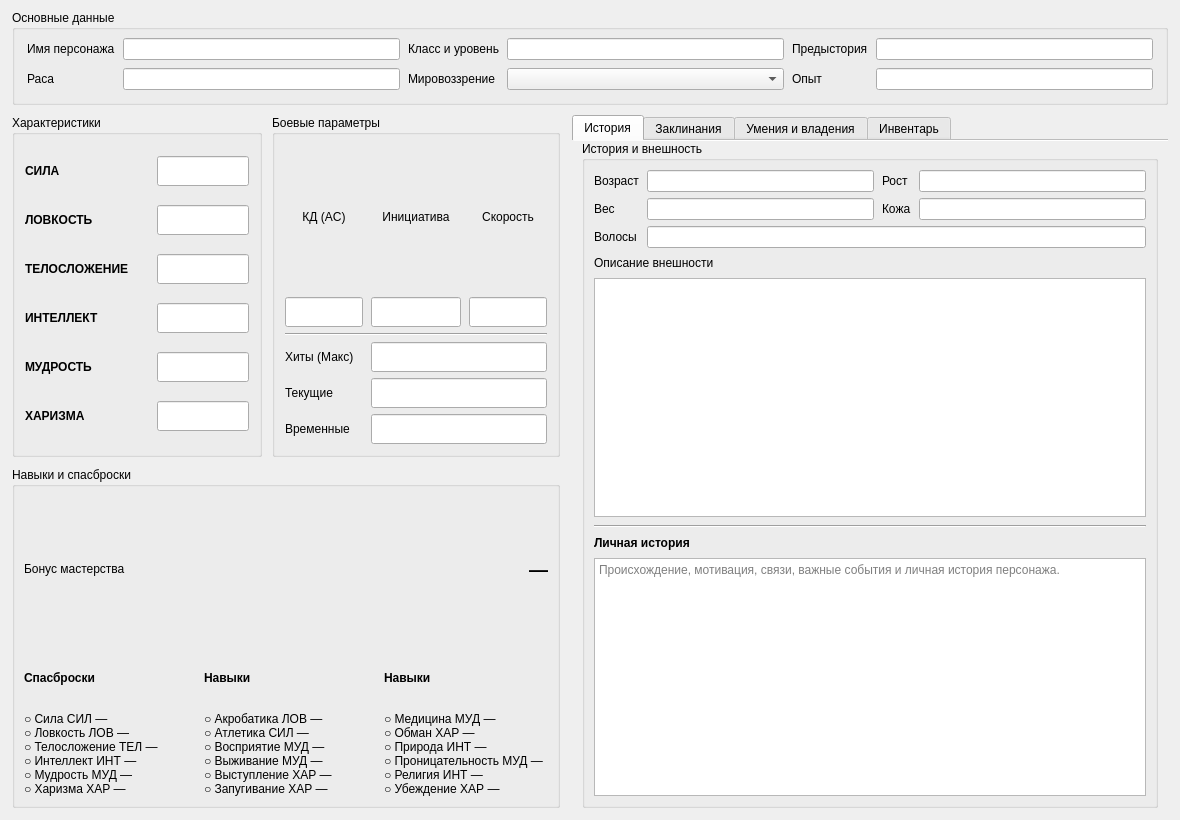
<?xml version="1.0" encoding="UTF-8"?>
<ui version="4.0">
 <class>CharacterSheet</class>
 <widget class="QWidget" name="CharacterSheet">
  <property name="geometry">
   <rect>
    <x>0</x>
    <y>0</y>
    <width>1180</width>
    <height>820</height>
   </rect>
  </property>
  <property name="windowTitle">
   <string>Лист персонажа</string>
  </property>
  <layout class="QVBoxLayout" name="verticalLayout">
   <property name="spacing"><number>10</number></property>
   <property name="leftMargin"><number>12</number></property>
   <property name="topMargin"><number>10</number></property>
   <property name="rightMargin"><number>12</number></property>
   <property name="bottomMargin"><number>12</number></property>
   <item>
    <widget class="QGroupBox" name="headerGroup">
     <property name="title"><string>Основные данные</string></property>
     <layout class="QGridLayout" name="gridLayout_Header">
      <property name="horizontalSpacing"><number>8</number></property>
      <property name="verticalSpacing"><number>8</number></property>
      <property name="leftMargin"><number>12</number></property>
      <property name="topMargin"><number>8</number></property>
      <property name="rightMargin"><number>12</number></property>
      <property name="bottomMargin"><number>12</number></property>
      <item row="0" column="0"><widget class="QLabel" name="label_name"><property name="text"><string>Имя персонажа</string></property></widget></item>
      <item row="0" column="1"><widget class="QLineEdit" name="nameEdit"><property name="readOnly"><bool>false</bool></property><property name="clearButtonEnabled"><bool>true</bool></property></widget></item>
      <item row="0" column="2"><widget class="QLabel" name="label_class"><property name="text"><string>Класс и уровень</string></property></widget></item>
      <item row="0" column="3"><widget class="QLineEdit" name="classLevelEdit"><property name="readOnly"><bool>true</bool></property></widget></item>
      <item row="0" column="4"><widget class="QLabel" name="label_background"><property name="text"><string>Предыстория</string></property></widget></item>
      <item row="0" column="5"><widget class="QLineEdit" name="backgroundEdit"/></item>
      <item row="1" column="0"><widget class="QLabel" name="label_race"><property name="text"><string>Раса</string></property></widget></item>
      <item row="1" column="1"><widget class="QLineEdit" name="raceEdit"><property name="readOnly"><bool>true</bool></property></widget></item>
      <item row="1" column="2"><widget class="QLabel" name="label_alignment"><property name="text"><string>Мировоззрение</string></property></widget></item>
      <item row="1" column="3"><widget class="QComboBox" name="alignmentCombo"/></item>
      <item row="1" column="4"><widget class="QLabel" name="label_xp"><property name="text"><string>Опыт</string></property></widget></item>
      <item row="1" column="5"><widget class="QLineEdit" name="xpEdit"><property name="readOnly"><bool>true</bool></property></widget></item>
     </layout>
    </widget>
   </item>
   <item>
    <widget class="QWidget" name="detailsAreaWidget" native="true">
     <layout class="QHBoxLayout" name="detailsAreaLayout">
      <property name="spacing"><number>12</number></property>
      <property name="leftMargin"><number>0</number></property>
      <property name="topMargin"><number>0</number></property>
      <property name="rightMargin"><number>0</number></property>
      <property name="bottomMargin"><number>0</number></property>
      <item>
       <widget class="QWidget" name="leftColumnWidget" native="true">
        <property name="minimumSize"><size><width>548</width><height>0</height></size></property>
        <property name="maximumSize"><size><width>548</width><height>16777215</height></size></property>
        <layout class="QVBoxLayout" name="leftColumnLayout">
         <property name="spacing"><number>10</number></property>
         <property name="leftMargin"><number>0</number></property>
         <property name="topMargin"><number>0</number></property>
         <property name="rightMargin"><number>0</number></property>
         <property name="bottomMargin"><number>0</number></property>
         <item>
          <widget class="QWidget" name="topGroupsWidget" native="true">
           <layout class="QHBoxLayout" name="horizontalLayout_Main">
            <property name="spacing"><number>10</number></property>
            <property name="leftMargin"><number>0</number></property>
            <property name="topMargin"><number>0</number></property>
            <property name="rightMargin"><number>0</number></property>
            <property name="bottomMargin"><number>0</number></property>
            <item>
             <widget class="QGroupBox" name="statsGroup">
              <property name="minimumSize"><size><width>250</width><height>0</height></size></property>
              <property name="maximumSize"><size><width>250</width><height>16777215</height></size></property>
              <property name="title"><string>Характеристики</string></property>
              <layout class="QVBoxLayout" name="verticalLayout_Stats">
               <property name="spacing"><number>6</number></property>
               <property name="leftMargin"><number>10</number></property>
               <property name="topMargin"><number>8</number></property>
               <property name="rightMargin"><number>10</number></property>
               <property name="bottomMargin"><number>10</number></property>
               <item><layout class="QHBoxLayout" name="layout_str"><item><widget class="QLabel" name="label_str"><property name="minimumSize"><size><width>122</width><height>0</height></size></property><property name="text"><string>СИЛА</string></property><property name="font"><font><bold>true</bold></font></property></widget></item><item><widget class="QLineEdit" name="strEdit"><property name="minimumSize"><size><width>82</width><height>30</height></size></property><property name="maximumSize"><size><width>92</width><height>16777215</height></size></property><property name="alignment"><set>Qt::AlignCenter</set></property><property name="readOnly"><bool>true</bool></property><property name="font"><font><pointsize>11</pointsize><bold>true</bold></font></property></widget></item></layout></item>
               <item><layout class="QHBoxLayout" name="layout_dex"><item><widget class="QLabel" name="label_dex"><property name="minimumSize"><size><width>122</width><height>0</height></size></property><property name="text"><string>ЛОВКОСТЬ</string></property><property name="font"><font><bold>true</bold></font></property></widget></item><item><widget class="QLineEdit" name="dexEdit"><property name="minimumSize"><size><width>82</width><height>30</height></size></property><property name="maximumSize"><size><width>92</width><height>16777215</height></size></property><property name="alignment"><set>Qt::AlignCenter</set></property><property name="readOnly"><bool>true</bool></property><property name="font"><font><pointsize>11</pointsize><bold>true</bold></font></property></widget></item></layout></item>
               <item><layout class="QHBoxLayout" name="layout_con"><item><widget class="QLabel" name="label_con"><property name="minimumSize"><size><width>122</width><height>0</height></size></property><property name="text"><string>ТЕЛОСЛОЖЕНИЕ</string></property><property name="font"><font><bold>true</bold></font></property></widget></item><item><widget class="QLineEdit" name="conEdit"><property name="minimumSize"><size><width>82</width><height>30</height></size></property><property name="maximumSize"><size><width>92</width><height>16777215</height></size></property><property name="alignment"><set>Qt::AlignCenter</set></property><property name="readOnly"><bool>true</bool></property><property name="font"><font><pointsize>11</pointsize><bold>true</bold></font></property></widget></item></layout></item>
               <item><layout class="QHBoxLayout" name="layout_int"><item><widget class="QLabel" name="label_int"><property name="minimumSize"><size><width>122</width><height>0</height></size></property><property name="text"><string>ИНТЕЛЛЕКТ</string></property><property name="font"><font><bold>true</bold></font></property></widget></item><item><widget class="QLineEdit" name="intEdit"><property name="minimumSize"><size><width>82</width><height>30</height></size></property><property name="maximumSize"><size><width>92</width><height>16777215</height></size></property><property name="alignment"><set>Qt::AlignCenter</set></property><property name="readOnly"><bool>true</bool></property><property name="font"><font><pointsize>11</pointsize><bold>true</bold></font></property></widget></item></layout></item>
               <item><layout class="QHBoxLayout" name="layout_wis"><item><widget class="QLabel" name="label_wis"><property name="minimumSize"><size><width>122</width><height>0</height></size></property><property name="text"><string>МУДРОСТЬ</string></property><property name="font"><font><bold>true</bold></font></property></widget></item><item><widget class="QLineEdit" name="wisEdit"><property name="minimumSize"><size><width>82</width><height>30</height></size></property><property name="maximumSize"><size><width>92</width><height>16777215</height></size></property><property name="alignment"><set>Qt::AlignCenter</set></property><property name="readOnly"><bool>true</bool></property><property name="font"><font><pointsize>11</pointsize><bold>true</bold></font></property></widget></item></layout></item>
               <item><layout class="QHBoxLayout" name="layout_cha"><item><widget class="QLabel" name="label_cha"><property name="minimumSize"><size><width>122</width><height>0</height></size></property><property name="text"><string>ХАРИЗМА</string></property><property name="font"><font><bold>true</bold></font></property></widget></item><item><widget class="QLineEdit" name="chaEdit"><property name="minimumSize"><size><width>82</width><height>30</height></size></property><property name="maximumSize"><size><width>92</width><height>16777215</height></size></property><property name="alignment"><set>Qt::AlignCenter</set></property><property name="readOnly"><bool>true</bool></property><property name="font"><font><pointsize>11</pointsize><bold>true</bold></font></property></widget></item></layout></item>
              </layout>
             </widget>
            </item>
            <item>
             <widget class="QGroupBox" name="combatGroup">
              <property name="minimumSize"><size><width>288</width><height>0</height></size></property>
              <property name="maximumSize"><size><width>288</width><height>16777215</height></size></property>
              <property name="title"><string>Боевые параметры</string></property>
              <layout class="QGridLayout" name="gridLayout_Combat">
               <property name="horizontalSpacing"><number>8</number></property>
               <property name="verticalSpacing"><number>6</number></property>
               <property name="leftMargin"><number>10</number></property>
               <property name="topMargin"><number>8</number></property>
               <property name="rightMargin"><number>10</number></property>
               <property name="bottomMargin"><number>10</number></property>
               <item row="0" column="0"><widget class="QLabel" name="label_ac"><property name="minimumSize"><size><width>68</width><height>0</height></size></property><property name="text"><string>КД (AC)</string></property><property name="alignment"><set>Qt::AlignCenter</set></property></widget></item>
               <item row="0" column="1"><widget class="QLabel" name="label_init"><property name="minimumSize"><size><width>90</width><height>0</height></size></property><property name="text"><string>Инициатива</string></property><property name="alignment"><set>Qt::AlignCenter</set></property></widget></item>
               <item row="0" column="2"><widget class="QLabel" name="label_speed"><property name="minimumSize"><size><width>78</width><height>0</height></size></property><property name="text"><string>Скорость</string></property><property name="alignment"><set>Qt::AlignCenter</set></property></widget></item>
               <item row="1" column="0"><widget class="QLineEdit" name="acEdit"><property name="minimumSize"><size><width>0</width><height>30</height></size></property><property name="alignment"><set>Qt::AlignCenter</set></property><property name="readOnly"><bool>true</bool></property></widget></item>
               <item row="1" column="1"><widget class="QLineEdit" name="initiativeEdit"><property name="minimumSize"><size><width>0</width><height>30</height></size></property><property name="alignment"><set>Qt::AlignCenter</set></property><property name="readOnly"><bool>true</bool></property></widget></item>
               <item row="1" column="2"><widget class="QLineEdit" name="speedEdit"><property name="minimumSize"><size><width>0</width><height>30</height></size></property><property name="alignment"><set>Qt::AlignCenter</set></property><property name="readOnly"><bool>true</bool></property></widget></item>
               <item row="2" column="0" colspan="3"><widget class="Line" name="line_combat"><property name="orientation"><enum>Qt::Horizontal</enum></property></widget></item>
               <item row="3" column="0"><widget class="QLabel" name="label_hp_max"><property name="text"><string>Хиты (Макс)</string></property></widget></item>
               <item row="3" column="1" colspan="2"><widget class="QLineEdit" name="hpMaxEdit"><property name="minimumSize"><size><width>0</width><height>30</height></size></property><property name="readOnly"><bool>true</bool></property></widget></item>
               <item row="4" column="0"><widget class="QLabel" name="label_hp_curr"><property name="text"><string>Текущие</string></property></widget></item>
               <item row="4" column="1" colspan="2"><widget class="QLineEdit" name="hpCurrentEdit"><property name="minimumSize"><size><width>0</width><height>30</height></size></property></widget></item>
               <item row="5" column="0"><widget class="QLabel" name="label_hp_temp"><property name="text"><string>Временные</string></property></widget></item>
               <item row="5" column="1" colspan="2"><widget class="QLineEdit" name="hpTempEdit"><property name="minimumSize"><size><width>0</width><height>30</height></size></property></widget></item>
              </layout>
             </widget>
            </item>
            <item><spacer name="topGroupsSpacer"><property name="orientation"><enum>Qt::Horizontal</enum></property><property name="sizeHint" stdset="0"><size><width>0</width><height>20</height></size></property></spacer></item>
           </layout>
          </widget>
         </item>
         <item>
          <widget class="QGroupBox" name="overviewGroup">
           <property name="minimumSize"><size><width>548</width><height>0</height></size></property>
           <property name="maximumSize"><size><width>548</width><height>16777215</height></size></property>
           <property name="title"><string>Навыки и спасброски</string></property>
           <layout class="QVBoxLayout" name="overviewLayout">
            <property name="spacing"><number>8</number></property>
            <item>
             <layout class="QHBoxLayout" name="bonusLayout">
              <item><widget class="QLabel" name="bonusCaptionLabel"><property name="text"><string>Бонус мастерства</string></property></widget></item>
              <item><spacer name="bonusSpacer"><property name="orientation"><enum>Qt::Horizontal</enum></property><property name="sizeHint" stdset="0"><size><width>40</width><height>20</height></size></property></spacer></item>
              <item><widget class="QLabel" name="proficiencyBonusValueLabel"><property name="text"><string>—</string></property><property name="alignment"><set>Qt::AlignRight|Qt::AlignTrailing|Qt::AlignVCenter</set></property><property name="font"><font><pointsize>14</pointsize><bold>true</bold></font></property></widget></item>
             </layout>
            </item>
            <item>
             <layout class="QHBoxLayout" name="overviewColumnsLayout">
              <property name="spacing"><number>16</number></property>
             <item>
              <widget class="QWidget" name="designerSavesColumn" native="true">
               <layout class="QVBoxLayout" name="designerSavesColumnLayout">
                <property name="leftMargin"><number>0</number></property>
                <property name="topMargin"><number>0</number></property>
                <property name="rightMargin"><number>0</number></property>
                <property name="bottomMargin"><number>0</number></property>
                <item><widget class="QLabel" name="designerSavesColumnTitle"><property name="text"><string>Спасброски</string></property><property name="font"><font><bold>true</bold></font></property></widget></item>
                <item>
                 <widget class="QLabel" name="designerSavesColumnRows">
                  <property name="text"><string>○ Сила СИЛ —&#xa;○ Ловкость ЛОВ —&#xa;○ Телосложение ТЕЛ —&#xa;○ Интеллект ИНТ —&#xa;○ Мудрость МУД —&#xa;○ Харизма ХАР —</string></property>
                  <property name="wordWrap"><bool>true</bool></property>
                 </widget>
                </item>
               </layout>
              </widget>
             </item>
             <item>
              <widget class="QWidget" name="designerSkillsColumnOne" native="true">
               <layout class="QVBoxLayout" name="designerSkillsColumnOneLayout">
                <property name="leftMargin"><number>0</number></property>
                <property name="topMargin"><number>0</number></property>
                <property name="rightMargin"><number>0</number></property>
                <property name="bottomMargin"><number>0</number></property>
                <item><widget class="QLabel" name="designerSkillsColumnOneTitle"><property name="text"><string>Навыки</string></property><property name="font"><font><bold>true</bold></font></property></widget></item>
                <item>
                 <widget class="QLabel" name="designerSkillsColumnOneRows">
                  <property name="text"><string>○ Акробатика ЛОВ —&#xa;○ Атлетика СИЛ —&#xa;○ Восприятие МУД —&#xa;○ Выживание МУД —&#xa;○ Выступление ХАР —&#xa;○ Запугивание ХАР —</string></property>
                  <property name="wordWrap"><bool>true</bool></property>
                 </widget>
                </item>
               </layout>
              </widget>
             </item>
             <item>
              <widget class="QWidget" name="designerSkillsColumnTwo" native="true">
               <layout class="QVBoxLayout" name="designerSkillsColumnTwoLayout">
                <property name="leftMargin"><number>0</number></property>
                <property name="topMargin"><number>0</number></property>
                <property name="rightMargin"><number>0</number></property>
                <property name="bottomMargin"><number>0</number></property>
                <item><widget class="QLabel" name="designerSkillsColumnTwoTitle"><property name="text"><string>Навыки</string></property><property name="font"><font><bold>true</bold></font></property></widget></item>
                <item>
                 <widget class="QLabel" name="designerSkillsColumnTwoRows">
                  <property name="text"><string>○ Медицина МУД —&#xa;○ Обман ХАР —&#xa;○ Природа ИНТ —&#xa;○ Проницательность МУД —&#xa;○ Религия ИНТ —&#xa;○ Убеждение ХАР —</string></property>
                  <property name="wordWrap"><bool>true</bool></property>
                 </widget>
                </item>
               </layout>
              </widget>
             </item>
             </layout>
            </item>
           </layout>
          </widget>
         </item>
        </layout>
       </widget>
      </item>
      <item>
       <widget class="QTabWidget" name="detailsTabs">
        <property name="documentMode"><bool>true</bool></property>
        <property name="currentIndex"><number>0</number></property>
        <widget class="QWidget" name="historyTab">
         <attribute name="title"><string>История</string></attribute>
         <layout class="QVBoxLayout" name="historyLayout">
          <property name="leftMargin"><number>10</number></property>
          <property name="topMargin"><number>0</number></property>
          <property name="rightMargin"><number>10</number></property>
          <property name="bottomMargin"><number>0</number></property>
          <item>
           <widget class="QGroupBox" name="historyGroup">
            <property name="title"><string>История и внешность</string></property>
            <layout class="QVBoxLayout" name="historyGroupLayout">
             <property name="spacing"><number>8</number></property>
             <item>
              <layout class="QGridLayout" name="gridLayout_App">
               <property name="horizontalSpacing"><number>8</number></property>
               <property name="verticalSpacing"><number>6</number></property>
               <item row="0" column="0"><widget class="QLabel" name="label_age"><property name="text"><string>Возраст</string></property></widget></item>
               <item row="0" column="1"><widget class="QLineEdit" name="ageEdit"/></item>
               <item row="0" column="2"><widget class="QLabel" name="label_height"><property name="text"><string>Рост</string></property></widget></item>
               <item row="0" column="3"><widget class="QLineEdit" name="heightEdit"/></item>
               <item row="1" column="0"><widget class="QLabel" name="label_weight"><property name="text"><string>Вес</string></property></widget></item>
               <item row="1" column="1"><widget class="QLineEdit" name="weightEdit"/></item>
               <item row="1" column="2"><widget class="QLabel" name="label_skin"><property name="text"><string>Кожа</string></property></widget></item>
               <item row="1" column="3"><widget class="QLineEdit" name="skinEdit"/></item>
               <item row="2" column="0"><widget class="QLabel" name="label_hair"><property name="text"><string>Волосы</string></property></widget></item>
               <item row="2" column="1" colspan="3"><widget class="QLineEdit" name="hairEdit"/></item>
              </layout>
             </item>
             <item><widget class="QLabel" name="label_desc"><property name="text"><string>Описание внешности</string></property></widget></item>
             <item><widget class="QTextEdit" name="appearanceEdit"><property name="minimumSize"><size><width>0</width><height>160</height></size></property><property name="acceptRichText"><bool>false</bool></property></widget></item>
             <item><widget class="Line" name="historyDivider"><property name="orientation"><enum>Qt::Horizontal</enum></property></widget></item>
             <item><widget class="QLabel" name="historyTitleLabel"><property name="text"><string>Личная история</string></property><property name="font"><font><bold>true</bold></font></property></widget></item>
             <item><widget class="QTextEdit" name="historyEdit"><property name="minimumSize"><size><width>0</width><height>120</height></size></property><property name="placeholderText"><string>Происхождение, мотивация, связи, важные события и личная история персонажа.</string></property><property name="acceptRichText"><bool>false</bool></property></widget></item>
            </layout>
           </widget>
          </item>
         </layout>
        </widget>
        <widget class="QWidget" name="spellTab">
         <attribute name="title"><string>Заклинания</string></attribute>
         <layout class="QVBoxLayout" name="spellLayout">
          <item><widget class="QLabel" name="spellcastingSummaryLabel"><property name="text"><string>У персонажа пока нет магии или заклинания ещё не выбраны.</string></property><property name="wordWrap"><bool>true</bool></property></widget></item>
          <item>
           <widget class="QGroupBox" name="slotsGroup">
            <property name="title"><string>Ячейки заклинаний</string></property>
            <layout class="QVBoxLayout" name="slotsGroupLayout">
             <item>
              <widget class="QScrollArea" name="spellSlotsScrollArea">
               <property name="widgetResizable"><bool>true</bool></property>
               <property name="frameShape"><enum>QFrame::NoFrame</enum></property>
               <widget class="QWidget" name="spellSlotsContainer">
                <property name="geometry"><rect><x>0</x><y>0</y><width>620</width><height>90</height></rect></property>
                <layout class="QVBoxLayout" name="spellSlotsLayout">
                 <property name="leftMargin"><number>0</number></property>
                 <property name="topMargin"><number>0</number></property>
                 <property name="rightMargin"><number>0</number></property>
                 <property name="bottomMargin"><number>0</number></property>
                </layout>
               </widget>
              </widget>
             </item>
            </layout>
           </widget>
          </item>
          <item>
           <widget class="QGroupBox" name="spellListGroup">
            <property name="title"><string>Заклинания персонажа</string></property>
            <layout class="QVBoxLayout" name="spellListLayout">
             <item>
              <layout class="QHBoxLayout" name="spellFilterLayout">
               <item><widget class="QComboBox" name="spellClassFilter"><property name="visible"><bool>false</bool></property></widget></item>
               <item><widget class="QLabel" name="spellLevelCaption"><property name="text"><string>Уровень:</string></property></widget></item>
               <item><widget class="QComboBox" name="spellLevelFilter"/></item>
               <item><widget class="QLabel" name="spellStateCaption"><property name="text"><string>Состояние:</string></property></widget></item>
               <item><widget class="QComboBox" name="spellStateFilter"/></item>
               <item><widget class="QLineEdit" name="spellSearchEdit"><property name="placeholderText"><string>Поиск по названию, школе или описанию...</string></property></widget></item>
              </layout>
             </item>
             <item>
              <widget class="QSplitter" name="spellSplitter">
               <property name="orientation"><enum>Qt::Horizontal</enum></property>
               <widget class="QTreeWidget" name="spellTree">
                <property name="alternatingRowColors"><bool>true</bool></property>
                <property name="rootIsDecorated"><bool>true</bool></property>
                <column><property name="text"><string>Статус</string></property></column>
                <column><property name="text"><string>Заклинание</string></property></column>
                <column><property name="text"><string>Уровень</string></property></column>
                <column><property name="text"><string>Класс</string></property></column>
                <column><property name="text"><string>Каст</string></property></column>
               </widget>
               <widget class="QWidget" name="spellDetailsWidget">
                <layout class="QVBoxLayout" name="spellDetailsLayout">
                 <item><widget class="QLabel" name="spellDetailsTitleLabel"><property name="text"><string>Выберите заклинание</string></property><property name="font"><font><pointsize>14</pointsize><bold>true</bold></font></property></widget></item>
                 <item><widget class="QLabel" name="spellDetailsMetaLabel"><property name="text"><string/></property><property name="wordWrap"><bool>true</bool></property></widget></item>
                 <item><widget class="QTextEdit" name="spellDetailsText"><property name="readOnly"><bool>true</bool></property></widget></item>
                </layout>
               </widget>
              </widget>
             </item>
            </layout>
           </widget>
          </item>
         </layout>
        </widget>
        <widget class="QWidget" name="featuresTab">
         <attribute name="title"><string>Умения и владения</string></attribute>
         <layout class="QVBoxLayout" name="featuresLayout">
          <item>
           <widget class="QGroupBox" name="proficiencyGroup">
            <property name="title"><string>Владения и знания</string></property>
            <layout class="QFormLayout" name="proficiencyLayout">
             <item row="0" column="0"><widget class="QLabel" name="languagesCaption"><property name="text"><string>Языки:</string></property></widget></item>
             <item row="0" column="1"><widget class="QLabel" name="languagesValueLabel"><property name="text"><string>—</string></property><property name="wordWrap"><bool>true</bool></property></widget></item>
             <item row="1" column="0"><widget class="QLabel" name="skillsCaption"><property name="text"><string>Навыки:</string></property></widget></item>
             <item row="1" column="1"><widget class="QLabel" name="skillsValueLabel"><property name="text"><string>—</string></property><property name="wordWrap"><bool>true</bool></property></widget></item>
             <item row="2" column="0"><widget class="QLabel" name="toolsCaption"><property name="text"><string>Инструменты:</string></property></widget></item>
             <item row="2" column="1"><widget class="QLabel" name="toolsValueLabel"><property name="text"><string>—</string></property><property name="wordWrap"><bool>true</bool></property></widget></item>
             <item row="3" column="0"><widget class="QLabel" name="savesCaption"><property name="text"><string>Спасброски:</string></property></widget></item>
             <item row="3" column="1"><widget class="QLabel" name="savesValueLabel"><property name="text"><string>—</string></property><property name="wordWrap"><bool>true</bool></property></widget></item>
             <item row="4" column="0"><widget class="QLabel" name="armorCaption"><property name="text"><string>Доспехи:</string></property></widget></item>
             <item row="4" column="1"><widget class="QLabel" name="armorValueLabel"><property name="text"><string>—</string></property><property name="wordWrap"><bool>true</bool></property></widget></item>
             <item row="5" column="0"><widget class="QLabel" name="weaponsCaption"><property name="text"><string>Оружие:</string></property></widget></item>
             <item row="5" column="1"><widget class="QLabel" name="weaponsValueLabel"><property name="text"><string>—</string></property><property name="wordWrap"><bool>true</bool></property></widget></item>
            </layout>
           </widget>
          </item>
          <item>
           <widget class="QSplitter" name="featuresSplitter">
            <property name="orientation"><enum>Qt::Horizontal</enum></property>
            <widget class="QTreeWidget" name="featuresTree">
             <property name="alternatingRowColors"><bool>true</bool></property>
             <column><property name="text"><string>Источник</string></property></column>
             <column><property name="text"><string>Умение / блок</string></property></column>
            </widget>
            <widget class="QTextEdit" name="featureDetailsText"><property name="readOnly"><bool>true</bool></property></widget>
           </widget>
          </item>
         </layout>
        </widget>
        <widget class="QWidget" name="inventoryTab">
         <attribute name="title"><string>Инвентарь</string></attribute>
         <layout class="QVBoxLayout" name="inventoryLayout">
          <item>
           <widget class="QGroupBox" name="listsGroup">
            <property name="title"><string>Инвентарь и атаки</string></property>
            <layout class="QHBoxLayout" name="listsLayout">
             <item><widget class="QListWidget" name="inventoryList"><property name="alternatingRowColors"><bool>true</bool></property></widget></item>
             <item><widget class="QListWidget" name="attacksList"><property name="alternatingRowColors"><bool>true</bool></property></widget></item>
            </layout>
           </widget>
          </item>
         </layout>
        </widget>
       </widget>
      </item>
     </layout>
    </widget>
   </item>
  </layout>
 </widget>
 <resources/>
 <connections/>
</ui>
